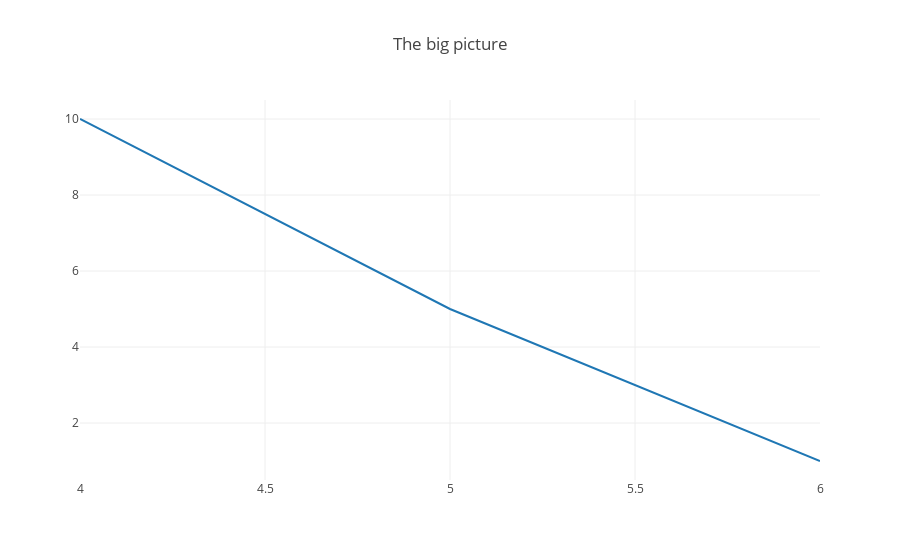

Notebook cell for this chart:
### Markdown cell above
Uncomment the below code to see the updated `plot` function in action.

### Code cell
trace4 = trace_values([4, 5, 6], [10, 5, 1], mode = 'lines')
last_layout = layout(options = {'title': 'The big picture'})
plot([trace4], last_layout)

### Figure 1 — Plotly figure (JSON) as saved in the notebook; plotly's stock layout.template omitted (floating-point values rounded to 4 significant figures)
{"data": [{"mode": "lines", "name": "data", "type": "scatter", "uid": "224f1fea-ca9d-11e8-abc9-0242ac11002c", "x": [4, 5, 6], "y": [10, 5, 1]}], "layout": {"title": "The big picture"}}
